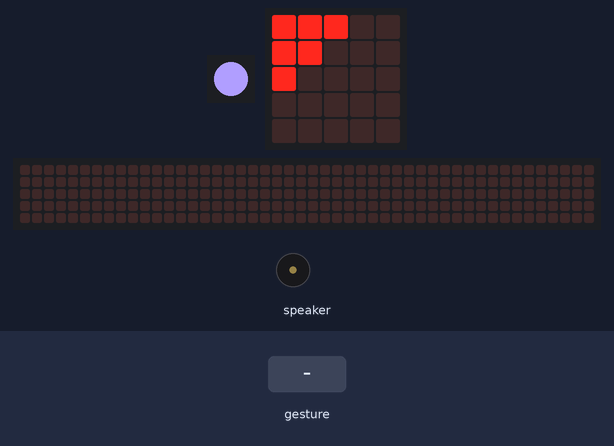
This program was run on a simulated Calliope mini (MakeCode). On the bench: 1 RGB LEDs in strip order, left to right, the board's 5×5 LED display, a strip that is not on the board, showing the scrolling text unrolled, buzzer (waves = sounding). Inputs (shaded band) come from the test bench. A tilt is held for 1.5 s and a shake lasts 1 s, then the board lies face up again; the 48×5 strip is a reading aid, not a part: it shows the text the display is scrolling, unrolled, one strip-width of it at a time.

Above: at 1.2 s.
1.3 s: gesture '6g'
At 3.76 s:
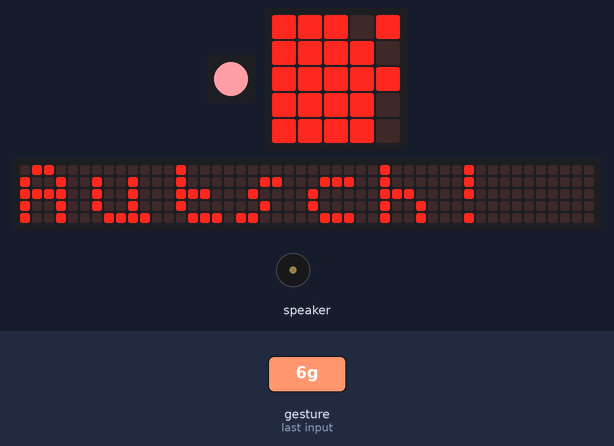
3.9 s: gesture 'free fall'
At 4.06 s:
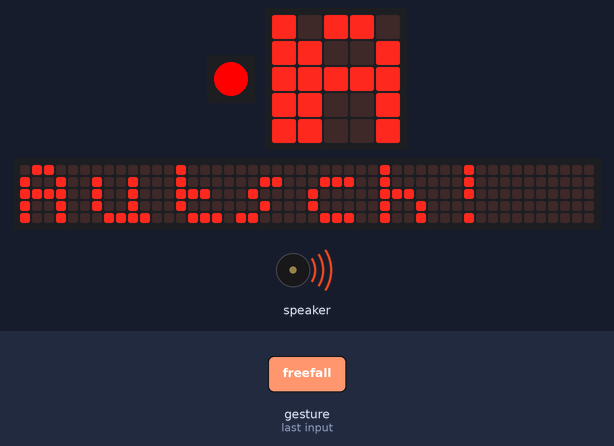
14.7 s: gesture '6g'
At 17.02 s:
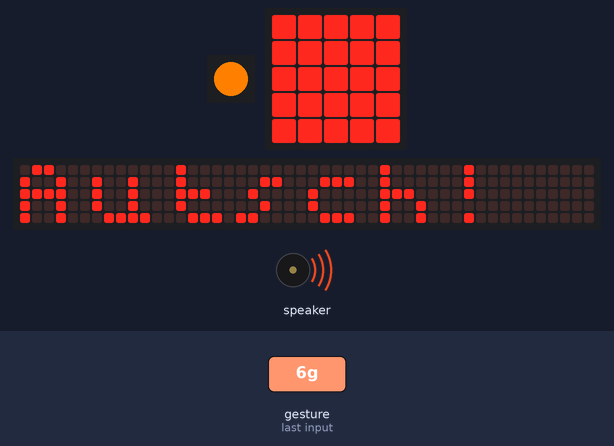
Timing chart, 0 to 25.9 s (numbered marks = the images above; inputs shaded):
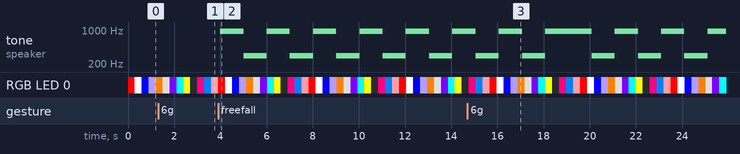

Measured:
- after the input at 1.3 s, the display: first differs from a run without the input after 2.0 s (image 1 shows a later state)
- after the input at 3.9 s, tone on speaker: alternates 932 Hz for 1.0 s and 294 Hz for 1.0 s, starting after 0.10 s
- after the input at 14.7 s, the display: first differs from a run without the input after 2.2 s (image 3)

The program:

main.ts
```typescript
input.onGesture(Gesture.FreeFall, function () {
    for (let index = 0; index < 90077777; index++) {
        music.playTone(932, music.beat(BeatFraction.Double))
        music.playTone(294, music.beat(BeatFraction.Double))
        music.playTone(932, music.beat(BeatFraction.Double))
        music.playTone(294, music.beat(BeatFraction.Double))
        music.playTone(932, music.beat(BeatFraction.Double))
        music.playTone(294, music.beat(BeatFraction.Double))
        music.playTone(932, music.beat(BeatFraction.Double))
        music.playTone(294, music.beat(BeatFraction.Double))
        music.playTone(932, music.beat(BeatFraction.Double))
        music.playTone(294, music.beat(BeatFraction.Double))
        music.playTone(932, music.beat(BeatFraction.Double))
        music.playTone(294, music.beat(BeatFraction.Double))
        music.playTone(932, music.beat(BeatFraction.Double))
        music.playTone(294, music.beat(BeatFraction.Double))
        music.playTone(932, music.beat(BeatFraction.Double))
    }
})
input.onGesture(Gesture.SixG, function () {
    basic.showString("Autsch!")
})
basic.forever(function () {
    basic.setLedColor(0xff0000)
    basic.pause(10)
    basic.setLedColor(0xff8000)
    basic.pause(10)
    basic.setLedColor(0xffff00)
    basic.pause(10)
    basic.setLedColor(0xff9da5)
    basic.pause(10)
    basic.setLedColor(0x00ff00)
    basic.pause(10)
    basic.setLedColor(0xb09eff)
    basic.pause(10)
    basic.setLedColor(0x00ffff)
    basic.pause(10)
    basic.setLedColor(0x007fff)
    basic.pause(10)
    basic.setLedColor(0x65471f)
    basic.pause(10)
    basic.setLedColor(0x0000ff)
    basic.pause(10)
    basic.setLedColor(0x7f00ff)
    basic.pause(10)
    basic.setLedColor(0xff0080)
    basic.pause(10)
    basic.setLedColor(0xff00ff)
    basic.pause(10)
    basic.setLedColor(0xffffff)
    basic.pause(10)
    basic.setLedColor(0x999999)
    basic.pause(10)
    basic.setLedColor(0x000000)
})
basic.forever(function () {
    basic.showLeds(`
        # . . . .
        . . . . .
        . . . . .
        . . . . .
        . . . . .
        `)
    basic.showLeds(`
        # # . . .
        # . . . .
        . . . . .
        . . . . .
        . . . . .
        `)
    basic.showLeds(`
        # # # . .
        # # . . .
        # . . . .
        . . . . .
        . . . . .
        `)
    basic.showLeds(`
        # # # # .
        # # # . .
        # # . . .
        # . . . .
        . . . . .
        `)
    basic.showLeds(`
        # # # # #
        # # # # .
        # # # . .
        # # . . .
        # . . . .
        `)
    basic.showLeds(`
        # # # # #
        # # # # #
        # # # # .
        # # # . .
        # # . . .
        `)
    basic.showLeds(`
        # # # # #
        # # # # #
        # # # # #
        # # # # .
        # # # . .
        `)
    basic.showLeds(`
        # # # # #
        # # # # #
        # # # # #
        # # # # #
        # # # # #
        `)
})
```

test.ts
```typescript
// Hier kann man Tests durchführen; diese Datei wird nicht kompiliert, wenn dieses Paket als Erweiterung verwendet wird.
```
